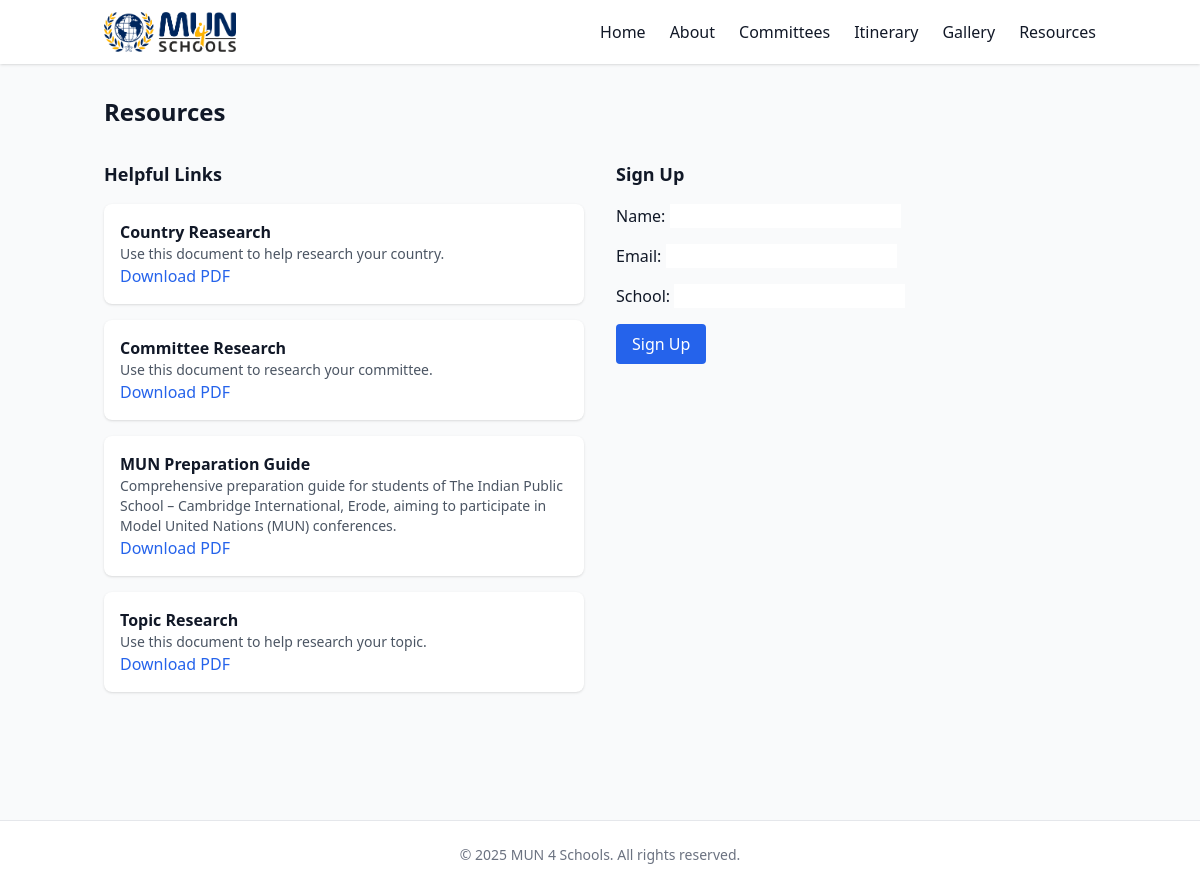
Page /resources/ on the committed database.
### main/models.py (models this page shows, shortened)
class ResourceLink(models.Model):
    title = models.CharField(max_length=100)
    url = models.URLField(blank=True)
    description = models.TextField(blank=True)
    pdf = models.FileField(upload_to='resources/', blank=True, null=True)

### main/views.py (the view, shortened to what this page needs)
# urls.py: path('resources/', views.resources, name='resources'),
def resources(request):
    links = ResourceLink.objects.all()
    form = SignupForm()
    message = None
    return render(request, 'main/resources.html', {
        'links': links,
        'form': form,
        'message': message,
    })

### main/forms.py
class SignupForm(forms.ModelForm):
    class Meta:
        model = Signup
        fields = ['name', 'email', 'school']
        widgets = {
            'name': forms.TextInput(attrs={'class': 'input input-bordered w-full'}),
            'email': forms.EmailInput(attrs={'class': 'input input-bordered w-full'}),
            'school': forms.TextInput(attrs={'class': 'input input-bordered w-full'}),
        }

### main/templates/main/resources.html (shortened to what this page needs)
{% extends "main/base.html" %}
{% block content %}
<h2 class="text-2xl font-bold mb-8">Resources</h2>
<div class="grid grid-cols-1 md:grid-cols-2 gap-8 mb-12">
    <div>
        <h3 class="text-lg font-semibold mb-4">Helpful Links</h3>
        <div class="space-y-4">
            {% for link in links %}
            <div class="block bg-white rounded-lg shadow p-4 hover:bg-blue-50 transition">
                <div class="font-bold">{{ link.title }}</div>
                <div class="text-sm text-gray-600">{{ link.description }}</div>
                {% if link.pdf %}
                <a href="{{ link.pdf.url }}" target="_blank" class="ml-4 text-blue-600 underline">Download PDF</a>
                {% endif %}
            </div>
            {% endfor %}
        </div>
    </div>
    <div>
        <h3 class="text-lg font-semibold mb-4">Sign Up</h3>
        <form method="post" class="space-y-4">
            {{ form.as_p }}
            <button type="submit" class="bg-blue-600 text-white px-4 py-2 rounded">Sign Up</button>
        </form>
    </div>
</div>
{% endblock %}

### rows in the picture
ResourceLink: title "Country Reasearch", description "Use this document to help research your country."
ResourceLink: title "Committee Research", description "Use this document to research your committee."
ResourceLink: title "MUN Preparation Guide", description "Comprehensive preparation guide for students of The Indian Public School – Cambridge International, Erode, aiming to participate in Model United Nations (MUN) conferences."
ResourceLink: title "Topic Research", description "Use this document to help research your topic."
